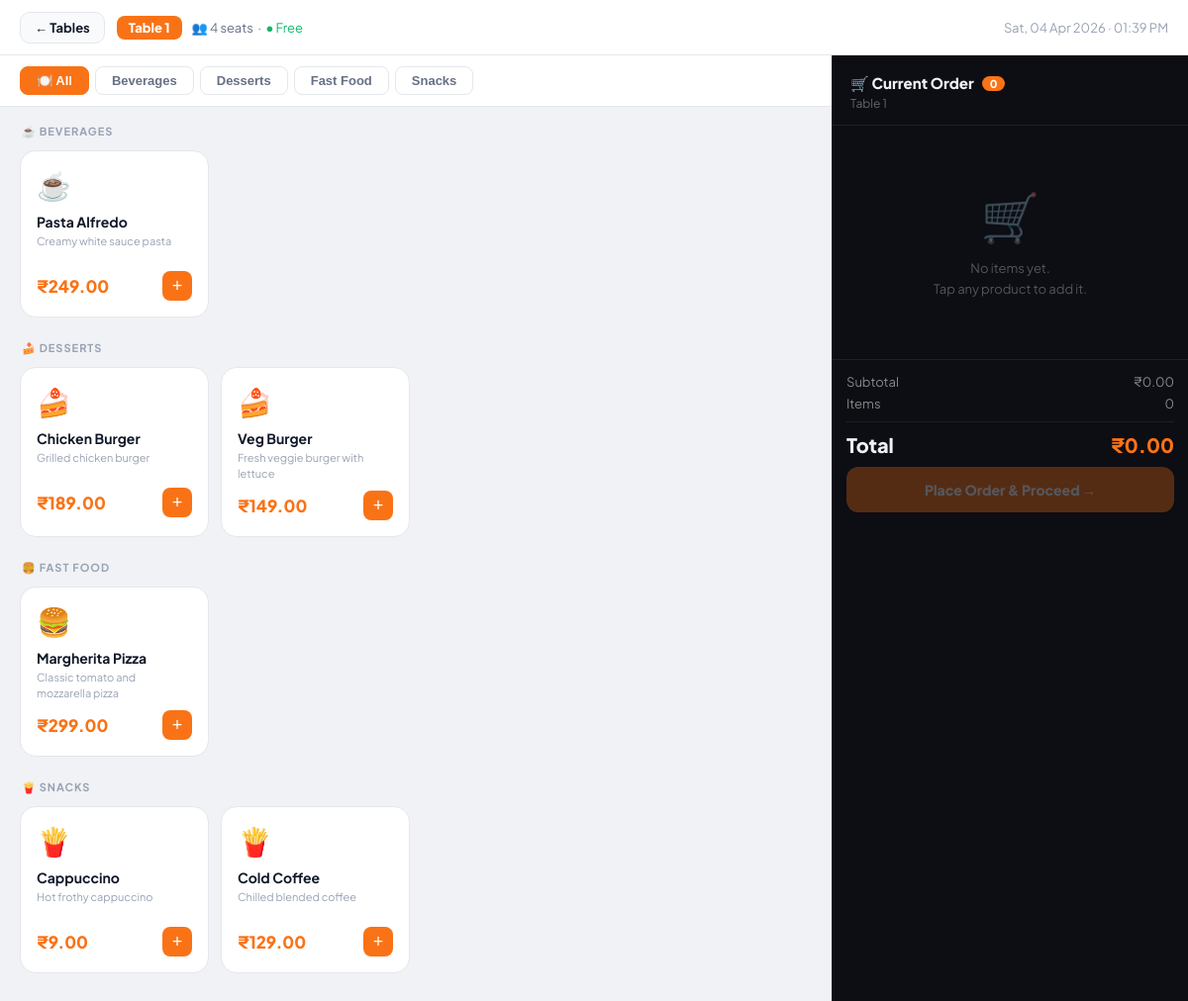
Page /pos/order.php?table_id=1 (signed in) on the committed database.
### tables this page shows
CREATE TABLE `restaurant_tables` (
  `id` int(11) NOT NULL,
  `table_number` varchar(20) NOT NULL,
  `seats` int(11) NOT NULL,
  `status` enum('free','occupied') DEFAULT 'free',
  `active` enum('yes','no') DEFAULT 'yes',
  `created_at` timestamp NOT NULL DEFAULT current_timestamp(),
  `occupied_at` datetime DEFAULT NULL
);

CREATE TABLE `products` (
  `id` int(11) NOT NULL,
  `name` varchar(120) NOT NULL,
  `category_id` int(11) NOT NULL,
  `price` decimal(10,2) NOT NULL,
  `unit` varchar(50) DEFAULT 'Plate',
  `tax` decimal(5,2) DEFAULT 0.00,
  `description` text DEFAULT NULL,
  `created_at` timestamp NOT NULL DEFAULT current_timestamp()
);

CREATE TABLE `categories` (
  `id` int(11) NOT NULL,
  `category_name` varchar(100) NOT NULL,
  `status` enum('active','inactive') DEFAULT 'active',
  `created_at` timestamp NOT NULL DEFAULT current_timestamp()
);

### pos/order.php (the view, shortened to what this page needs)
<?php
include("../config/db.php");
$table_id = intval($_GET['table_id']);
$table_q  = mysqli_query($conn, "SELECT * FROM restaurant_tables WHERE id=$table_id AND active='yes'");
$table    = mysqli_fetch_assoc($table_q);
$cats_q = mysqli_query($conn, "SELECT DISTINCT c.category_name FROM categories c INNER JOIN products p ON p.category_id=c.id WHERE c.status='active' ORDER BY c.category_name ASC");
$categories = [];
while ($c = mysqli_fetch_assoc($cats_q)) $categories[] = $c['category_name'];
?>
<!DOCTYPE html>
<html lang="en">
<head>
</head>
<body>
<div class="topbar">
  <div class="topbar-left">
    <a class="back-btn" href="index.php">← Tables</a>
    <div class="table-info">
      <div class="table-tag"><?php echo htmlspecialchars($table['table_number']); ?></div>
      <div class="table-sub">👥 <?php echo $table['seats']; ?> seats &nbsp;·&nbsp; <?php echo $table['status']==='occupied'?'<span style="color:#F04438;">● Occupied</span>':'<span style="color:#12B76A;">● Free</span>'; ?></div>
    </div>
  </div>
  <div style="font-size:13px;color:#98A2B3;"><?php echo date('D, d M Y · h:i A'); ?></div>
</div>
<div class="layout">
  <div class="left">
    <div class="cat-tabs">
      <button class="cat-tab active" onclick="filterCat('all',this)">🍽️ All</button>
      <?php foreach ($categories as $cat): ?>
      <button class="cat-tab" onclick="filterCat('<?php echo htmlspecialchars(addslashes($cat)); ?>',this)"><?php echo htmlspecialchars($cat); ?></button>
      <?php endforeach; ?>
    </div>
    <div class="products-wrap" id="productsWrap">
      <?php
      $by_cat = [];
      $pq2 = mysqli_query($conn, "SELECT p.*, c.category_name FROM products p LEFT JOIN categories c ON p.category_id=c.id ORDER BY c.category_name ASC, p.name ASC");
      while ($row = mysqli_fetch_assoc($pq2)) {
          $cn = $row['category_name'] ?? 'Other';
          $by_cat[$cn][] = $row;
      }
      $emojis = ['Fast Food'=>'🍔','Beverages'=>'☕','Desserts'=>'🍰','Snacks'=>'🍟'];
      foreach ($by_cat as $catname => $prods):
        $icon = $emojis[$catname] ?? '🍽️';
      ?>
      <div class="cat-section" data-section="<?php echo htmlspecialchars($catname); ?>">
        <div class="cat-label"><?php echo $icon.' '.htmlspecialchars($catname); ?></div>
        <div class="product-grid">
          <?php foreach ($prods as $row): ?>
          <div class="product-card" data-cat="<?php echo htmlspecialchars($row['category_name']); ?>"
               onclick="addToCart(<?php echo $row['id']; ?>,'<?php echo addslashes(htmlspecialchars($row['name'])); ?>',<?php echo floatval($row['price']); ?>)">
            <span class="p-emoji"><?php echo $emojis[$row['category_name']] ?? '🍽️'; ?></span>
            <div class="p-name"><?php echo htmlspecialchars($row['name']); ?></div>
            <div class="p-desc"><?php echo htmlspecialchars($row['description'] ?: 'Freshly prepared'); ?></div>
            <div class="p-footer">
              <div class="p-price">₹<?php echo number_format($row['price'],2); ?></div>
              <button class="p-add" onclick="event.stopPropagation();addToCart(<?php echo $row['id']; ?>,'<?php echo addslashes(htmlspecialchars($row['name'])); ?>',<?php echo floatval($row['price']); ?>)">+</button>
            </div>
          </div>
          <?php endforeach; ?>
        </div>
      </div>
      <?php endforeach; ?>
    </div>
  </div>
  <div class="right">
    <div class="cart-header">
      <div class="cart-title">🛒 Current Order <span class="cart-count" id="cartCount">0</span></div>
      <div class="cart-subtitle"><?php echo htmlspecialchars($table['table_number']); ?></div>
    </div>
    <form action="save_order.php" method="POST" onsubmit="return prepareOrder()" id="orderForm">
      <div class="cart-items" id="cartItems">
        <div class="empty-cart">
          <div class="empty-cart-icon">🛒</div>
          <p>No items yet.<br>Tap any product to add it.</p>
        </div>
      </div>
      <div class="cart-footer">
        <div class="sum-line"><span>Subtotal</span><span>₹<span id="subtotal">0.00</span></span></div>
        <div class="sum-line"><span>Items</span><span id="totalItems">0</span></div>
        <hr class="sum-divider">
        <div class="total-line"><span>Total</span><span>₹<span id="grandTotal">0.00</span></span></div>
        <button type="submit" class="place-btn" id="placeBtn" disabled>Place Order & Proceed →</button>
      </div>
    </form>
  </div>
</div>
</body>
</html>

### rows in the picture
restaurant_tables: table_number "Table 1", seats "4"
products: category.category_name "☕", name "Pasta Alfredo", description "Creamy white sauce pasta", price "249.00"
products: category.category_name "🍰", name "Chicken Burger", description "Grilled chicken burger", price "189.00"
products: category.category_name "🍰", name "Veg Burger", description "Fresh veggie burger with lettuce", price "149.00"
products: category.category_name "🍔", name "Margherita Pizza", description "Classic tomato and mozzarella pizza", price "299.00"
products: category.category_name "🍟", name "Cappuccino", description "Hot frothy cappuccino", price "9.00"
products: category.category_name "🍟", name "Cold Coffee", description "Chilled blended coffee", price "129.00"

### other values in the picture
$cat "Beverages"
$cat "Desserts"
$cat "Fast Food"
$cat "Snacks"
$icon "☕"
$catname "BEVERAGES"
$icon "🍰"
$catname "DESSERTS"
$icon "🍔"
$catname "FAST FOOD"
$icon "🍟"
$catname "SNACKS"
